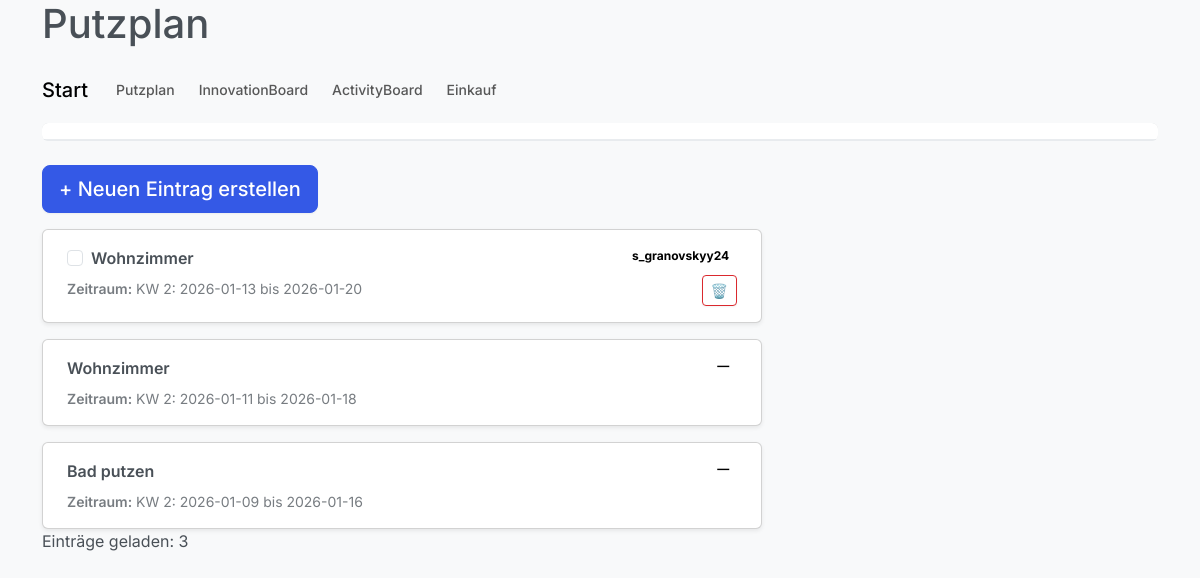
The page /putzplan/ (signed in) on the database its author committed.
### db.py (models this page shows)
class CleaningTemplate(db.Model):
    __tablename__ = 'CLEANING_TEMPLATE'
    template_id = db.Column(db.Integer, primary_key=True, index=True)
    wg_id = db.Column(db.Integer, db.ForeignKey('WG.wg_id'), nullable=False)
    name = db.Column(db.String, nullable=False)
    description = db.Column(db.String)
    frequency = db.Column(db.String, nullable=False)
    is_active = db.Column(db.Boolean, default=True)
    position = db.Column(db.Integer)
    wg = db.relationship('Wg', back_populates='cleaning_templates')
    tasks = db.relationship('CleaningTask', back_populates='template', cascade='all, delete-orphan')

class User(db.Model):
    __tablename__ = 'USER'
    user_id = db.Column(db.Integer, primary_key=True, index=True, unique=True)
    username = db.Column(db.String, nullable=False, unique=True)
    password_hash = db.Column(db.String, nullable=False, unique=True)
    email = db.Column(db.String, nullable=False, unique=True)
    role = db.Column(db.String, nullable=False)
    wg_id = db.Column(db.Integer, db.ForeignKey('WG.wg_id'), nullable=True)
    wg = db.relationship('Wg', back_populates='users')
    cleaning_tasks = db.relationship('CleaningTask', back_populates='assigned_user')
    activities_created = db.relationship('Activity', back_populates='creator')
    ideas = db.relationship('Idea', back_populates='creator',foreign_keys='Idea.created_by')
    idea_comments = db.relationship('Idea_Comment', back_populates='user')
    idea_likes = db.relationship('Idea_Like', back_populates='user')
    added_items = db.relationship('ShoppingItem', foreign_keys='ShoppingItem.added_by', back_populates='added_by_user')
    assigned_items = db.relationship('ShoppingItem', foreign_keys='ShoppingItem.assigned_to', back_populates='assigned_to_user')
    joined_activities = db.relationship(
        "Activity",
        secondary=activity_participants,
        back_populates="participants"
    )  #joined_activities

### app.py (the view, shortened to what this page needs)
@app.route("/putzplan/", methods=["GET", "POST"])
def putzplan():
    if 'user_id' not in session:
        return redirect(url_for('login'))
    form = PutzplanForm()
    if request.method == "POST":
        print("POST angekommen")
        print("form.validate_on_submit():", form.validate_on_submit())
        print("form.errors:", form.errors)
        print("zustaendig raw:", request.form.get("zustaendig"))
    all_users = User.query.all()
    putzplan_eintraege = (CleaningTemplate.query
                          .filter_by(wg_id=1, is_active=True) #wg_id = user.wg_id
                          .order_by(CleaningTemplate.template_id.desc())
                          .all())
    tasks = (CleaningTask.query
         .join(CleaningTemplate)
         .filter(CleaningTemplate.wg_id == 1)
         .all())
    total_tasks = len(tasks)
    completed_tasks = sum(1 for t in tasks if t.status == "completed")
    progress = int((completed_tasks / total_tasks) * 100) if total_tasks else 0
    return render_template("putzplan.html", form=form, all_users=all_users,putzplan=putzplan_eintraege,
                           total_tasks=total_tasks, completed_tasks=completed_tasks, progress=progress)

### docs/forms.py
class PutzplanForm(FlaskForm):
    aufgabe = StringField('Aufgabe', validators=[InputRequired(), Length(min=1, max=100)], render_kw={"placeholder": "z.B. Bad putzen"})
    zustaendig = StringField('Zuständig', validators=[InputRequired(), Length(min=1, max=50), UserExistsValidator()], render_kw={"placeholder": "z.B. Max"})
    woche = IntegerField('Kalenderwoche', validators=[InputRequired(), NumberRange(min=1, max=53)], render_kw={"placeholder": "1-53"})
    von_datum = DateField('Von', validators=[InputRequired()], render_kw={"placeholder": "DD.MM.YYYY"})
    bis_datum = DateField('Bis', validators=[InputRequired()], render_kw={"placeholder": "DD.MM.YYYY"})
    submit = SubmitField('Erstellen')

### templates/putzplan.html (shortened to what this page needs)
{% extends "base.html" %}
{% block content %}
<h1>Putzplan</h1>
<nav class="navbar navbar-expand-lg navbar-light bg-light">
  <a class="navbar-brand" href="{{ url_for('dashboard') }}">Start</a>
  <div class="navbar-nav">
    <a class="nav-link" href="{{ url_for('putzplan') }}">Putzplan</a>
    <a class="nav-link" href="{{ url_for('innovation_board') }}">InnovationBoard</a>
    <a class="nav-link" href="{{ url_for('activity_board') }}">ActivityBoard</a>
    <a class="nav-link" href="{{ url_for('einkaufsplan') }}">Einkauf</a>
</nav>
{% set remaining = 100 - progress %}
<div class="progress-stacked" style="height: 18px;">
  <div class="progress"
       role="progressbar"
       aria-label="Offen"
       aria-valuenow="{{ remaining|int }}"
       aria-valuemin="0"
       aria-valuemax="100"
       style="width: {{ remaining|int }}%;">
    <div class="progress-bar bg-secondary">
    </div>
  </div>
</div>
<br>
<label for="modalToggle" class="btn btn-lg btn-primary">
    + Neuen Eintrag erstellen
</label>
<div class="d-flex flex-column gap-3 mt-3">
  {% for eintrag in putzplan %}
    {% set task = eintrag.tasks[0] if eintrag.tasks else None %}
    {% set assigned_name = (eintrag.tasks[0].assigned_user.username if eintrag.tasks and eintrag.tasks[0].assigned_user else "—") %}
    {% set is_done = (task and task.status == 'completed') %}
    <div class="card shadow-sm {% if is_done %}opacity-75{% endif %}" style="max-width: 720px; width: 100%;">
      <div class="card-body">
        <div class="d-flex justify-content-between align-items-start gap-3">
          <div class="flex-grow-1">
            {% if task %}
              <form method="POST" action="{{ url_for('toggle_cleaning_task', task_id=task.task_id) }}" class="m-0">
                <div class="form-check">
                  <input class="form-check-input"
                         type="checkbox"
                         id="task{{ task.task_id }}"
                         name="done"
                         onchange="this.form.submit()"
                         {% if is_done %}checked{% endif %}>
                  <label class="form-check-label fw-semibold {% if is_done %}text-decoration-line-through{% endif %}"
                         for="task{{ task.task_id }}">
                    {{ eintrag.name }}
                  </label>
                </div>
              </form>
            {% else %}
              <div class="fw-semibold">{{ eintrag.name }}</div>
            {% endif %}
            <div class="mt-2 small text-body-secondary {% if is_done %}text-decoration-line-through{% endif %}">
              <span class="fw-semibold">Zeitraum:</span> {{ eintrag.description }}
            </div>
          </div>
          <div class="d-flex flex-column align-items-end gap-2">
            <span class="badge text-bg-secondary">{{ assigned_name }}</span>
            {% if task %}
              <form method="POST" action="{{ url_for('delete_cleaning_task', template_id=eintrag.template_id) }}" class="m-0">
                <button type="submit"
                        class="btn btn-sm btn-outline-danger"
                        onclick="return confirm('Aufgabe wirklich löschen?');">
                  🗑️
                </button>
              </form>
            {% endif %}
          </div>
        </div>
      </div>
    </div>
  {% else %}
    <div class="alert alert-info" style="max-width: 720px;">
      Noch keine Einträge im Putzplan. Sei die/der Erste!
    </div>
  {% endfor %}
</div>
<p>Einträge geladen: {{ putzplan|length }}</p>
{%endblock %}

### rows shown on the page
CleaningTemplate: name "Wohnzimmer", description "KW 2: 2026-01-13 bis 2026-01-20"
User: username "s_granovskyy24"
CleaningTemplate: name "Wohnzimmer", description "KW 2: 2026-01-11 bis 2026-01-18", assigned_name "—"
CleaningTemplate: name "Bad putzen", description "KW 2: 2026-01-09 bis 2026-01-16", assigned_name "—"

### other values the page prints
{{ putzplan|length }} "3"
